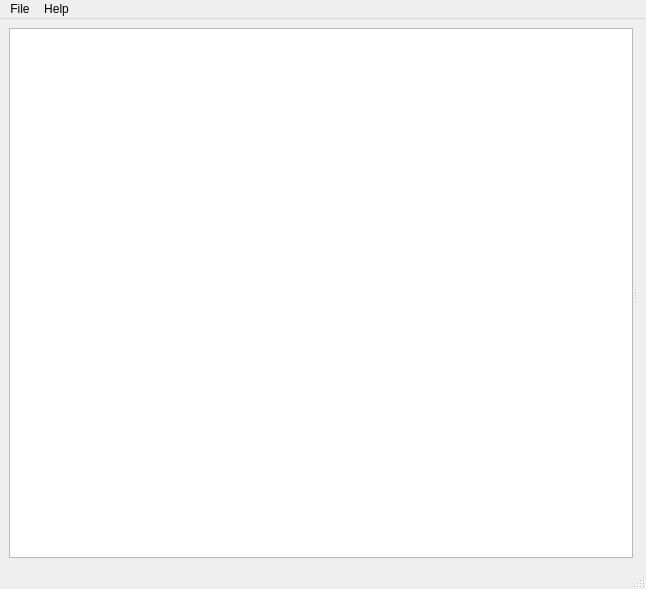
<?xml version="1.0" encoding="UTF-8"?>
<ui version="4.0">
 <class>MainWindow</class>
 <widget class="QMainWindow" name="MainWindow">
  <property name="geometry">
   <rect>
    <x>0</x>
    <y>0</y>
    <width>646</width>
    <height>589</height>
   </rect>
  </property>
  <property name="windowTitle">
   <string>MainWindow</string>
  </property>
  <property name="windowIcon">
   <iconset resource="../res/march-gui.qrc">
    <normaloff>:/24190.svg</normaloff>:/24190.svg</iconset>
  </property>
  <widget class="QWidget" name="centralwidget">
   <layout class="QGridLayout" name="gridLayout">
    <item row="0" column="0">
     <widget class="QSplitter" name="splitter">
      <property name="orientation">
       <enum>Qt::Horizontal</enum>
      </property>
      <widget class="QListWidget" name="hostListWidget"/>
      <widget class="QWidget" name="surface" native="true">
       <layout class="QVBoxLayout" name="verticalLayout"/>
      </widget>
     </widget>
    </item>
   </layout>
  </widget>
  <widget class="QMenuBar" name="menubar">
   <property name="geometry">
    <rect>
     <x>0</x>
     <y>0</y>
     <width>646</width>
     <height>21</height>
    </rect>
   </property>
   <widget class="QMenu" name="menuFile">
    <property name="title">
     <string>File</string>
    </property>
    <addaction name="actionAdd_host"/>
    <addaction name="actionScan_network"/>
    <addaction name="separator"/>
    <addaction name="actionExit"/>
   </widget>
   <widget class="QMenu" name="menuHelp">
    <property name="title">
     <string>Help</string>
    </property>
    <addaction name="actionAbout"/>
    <addaction name="actionAbout_Qt"/>
   </widget>
   <addaction name="menuFile"/>
   <addaction name="menuHelp"/>
  </widget>
  <widget class="QStatusBar" name="statusbar"/>
  <action name="actionAdd_host">
   <property name="icon">
    <iconset resource="../res/march-gui.qrc">
     <normaloff>:/server.png</normaloff>:/server.png</iconset>
   </property>
   <property name="text">
    <string>Add host</string>
   </property>
   <property name="shortcut">
    <string>Ctrl+O</string>
   </property>
  </action>
  <action name="actionExit">
   <property name="icon">
    <iconset resource="../res/march-gui.qrc">
     <normaloff>:/door-open.png</normaloff>:/door-open.png</iconset>
   </property>
   <property name="text">
    <string>Exit</string>
   </property>
   <property name="shortcut">
    <string>Ctrl+Q</string>
   </property>
  </action>
  <action name="actionAbout">
   <property name="icon">
    <iconset resource="../res/march-gui.qrc">
     <normaloff>:/24190.svg</normaloff>:/24190.svg</iconset>
   </property>
   <property name="text">
    <string>About</string>
   </property>
  </action>
  <action name="actionAbout_Qt">
   <property name="icon">
    <iconset resource="../res/march-gui.qrc">
     <normaloff>:/24190.svg</normaloff>:/24190.svg</iconset>
   </property>
   <property name="text">
    <string>About Qt</string>
   </property>
  </action>
  <action name="actionScan_network">
   <property name="text">
    <string>Scan network</string>
   </property>
   <property name="shortcut">
    <string>Ctrl+B</string>
   </property>
  </action>
 </widget>
 <resources>
  <include location="../res/march-gui.qrc"/>
 </resources>
 <connections>
  <connection>
   <sender>actionExit</sender>
   <signal>triggered()</signal>
   <receiver>MainWindow</receiver>
   <slot>close()</slot>
   <hints>
    <hint type="sourcelabel">
     <x>-1</x>
     <y>-1</y>
    </hint>
    <hint type="destinationlabel">
     <x>322</x>
     <y>294</y>
    </hint>
   </hints>
  </connection>
 </connections>
</ui>
